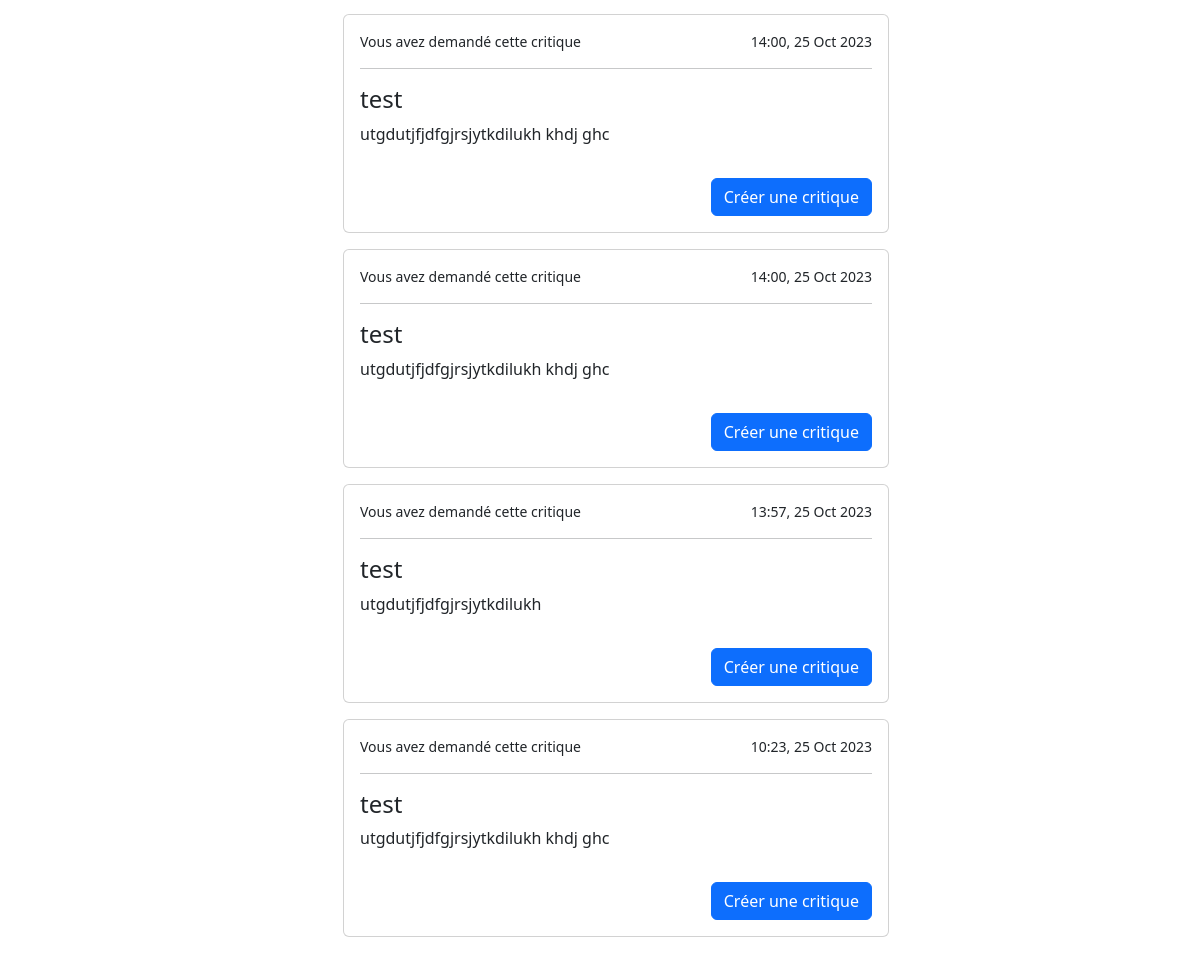
/home/ (signed in, lower part), run on an earlier commit of the app's database.
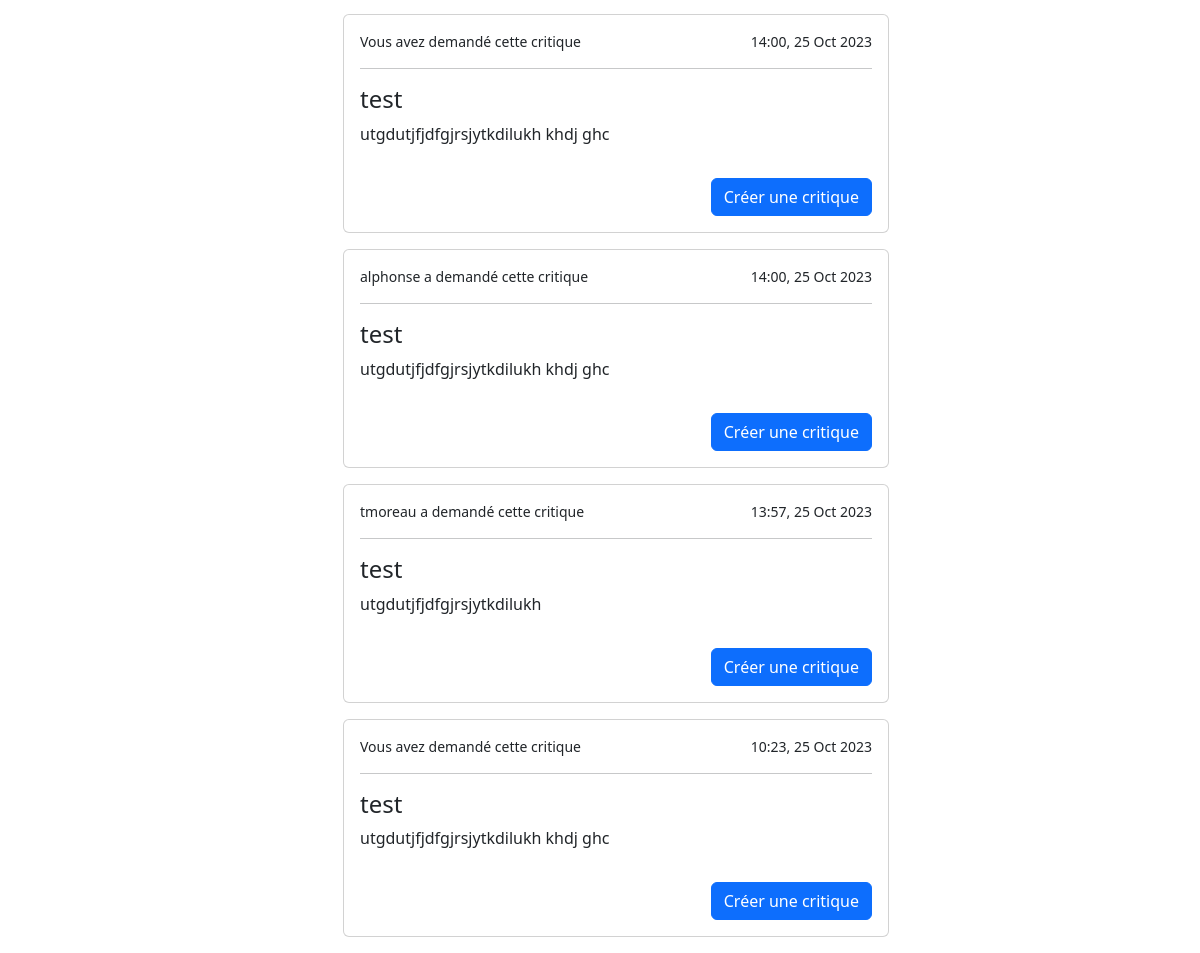
And on a later commit of the database.
### reviews/models.py (models this page shows)
class Ticket(models.Model):
    title = models.CharField(max_length=128)
    description = models.TextField(max_length=2048, blank=True)
    user = models.ForeignKey(to=settings.AUTH_USER_MODEL, on_delete=models.CASCADE, related_name='tickets')
    image = models.ImageField(null=True, blank=True)
    time_created = models.DateTimeField(auto_now_add=True)
    class Meta:
        ordering = ('-time_created',)

### authentication/models.py (models this page shows)
class User(AbstractUser):
    first_name = None
    last_name = None
    REQUIRED_FIELDS = []
    def get_viewable_tickets(self):
        users = [user_follow.followed_user for user_follow in self.following.all()]
        users.append(self)
        tickets = Ticket.objects.filter(user__in=users)
        return tickets
    def get_viewable_reviews(self):
        users = [user_follow.followed_user for user_follow in self.following.all()]
        users.append(self)
        query = Q(user__in=users) | (Q(ticket__user=self) & ~Q(user__in=users))
        reviews = Review.objects.filter(query).distinct()
        return reviews

### reviews/views.py (the view)
# urls.py: path("home/", views.HomeView.as_view(), name='home'),
class HomeView(LoginRequiredMixin, ListView):
    template_name = "reviews/home.html"
    def get_queryset(self):
        user = self.request.user
        tickets = user.get_viewable_tickets().annotate(content_type=Value('TICKET', CharField()))
        reviews = user.get_viewable_reviews().annotate(content_type=Value('REVIEW', CharField()))
        posts = sorted(chain(reviews, tickets), key=lambda post: post.time_created, reverse=True)
        return posts

### reviews/templates/reviews/home.html (shortened to what this page needs)
{% extends "reviews/base.html" %}
{% block content %}
    <div class="row justify-content-center">
        <div class="col-6 mx-auto">
            {% for post in object_list %}
                {% if post.content_type == 'TICKET' %}
                    {% include 'reviews/ticket/detail_snippet.html' with object=post %}
                {% elif post.content_type == 'REVIEW'%}
                    {% include 'reviews/review/detail_snippet.html' with object=post %}
                {% endif %}
            {% endfor %}
        </div>
    </div>
{% endblock %}

### reviews/templates/reviews/ticket/detail_snippet.html (shortened to what this page needs)
{% load static %}
    <div class="card m-3 w-100" >
        <div class="row g-0">
            <div class="card-body">
                <row class="d-flex">
                    {% if object.user == request.user %}
                        <small>Vous avez demandé cette critique</small>
                    {% else %}
                        <small>{{ object.user }} a demandé cette critique</small>
                    {% endif %}
                    <small class="ms-auto">
                        {{ object.time_created|date:"H:i" }}, {{ object.time_created|date:"d M Y" }}
                    </small>
                </row>
                <hr class="">
                <h4 class="card-title">{{ object.title }}</h4>
                <p class="card-text">{{ object.description }}</p>
            </div>
        </div>
        <div class="row g-2">
            <div class="col-6 ">
            </div>
        {% if not is_included %}
            <div class="col-6 d-flex align-items-end justify-content-end text-nowrap">
                {% if not object.review.exists  %}
                    <a href="{% url 'review-create' object.id %}" class="card-link btn btn-primary m-3">Créer une
                        critique
                    </a>
                {% endif %}
            </div>
        {% endif %}
        </div>
    </div>

What changed in the data, as far as the page shows it:
changed Ticket: user (not shown) → "alphonse"; user_id "Vous avez demandé cette critique" → "a demandé cette critique"
changed Ticket "utgdutjfjdfgjrsjytkdilukh": user (not shown) → "tmoreau"; user_id "Vous avez demandé cette critique" → "a demandé cette critique"
